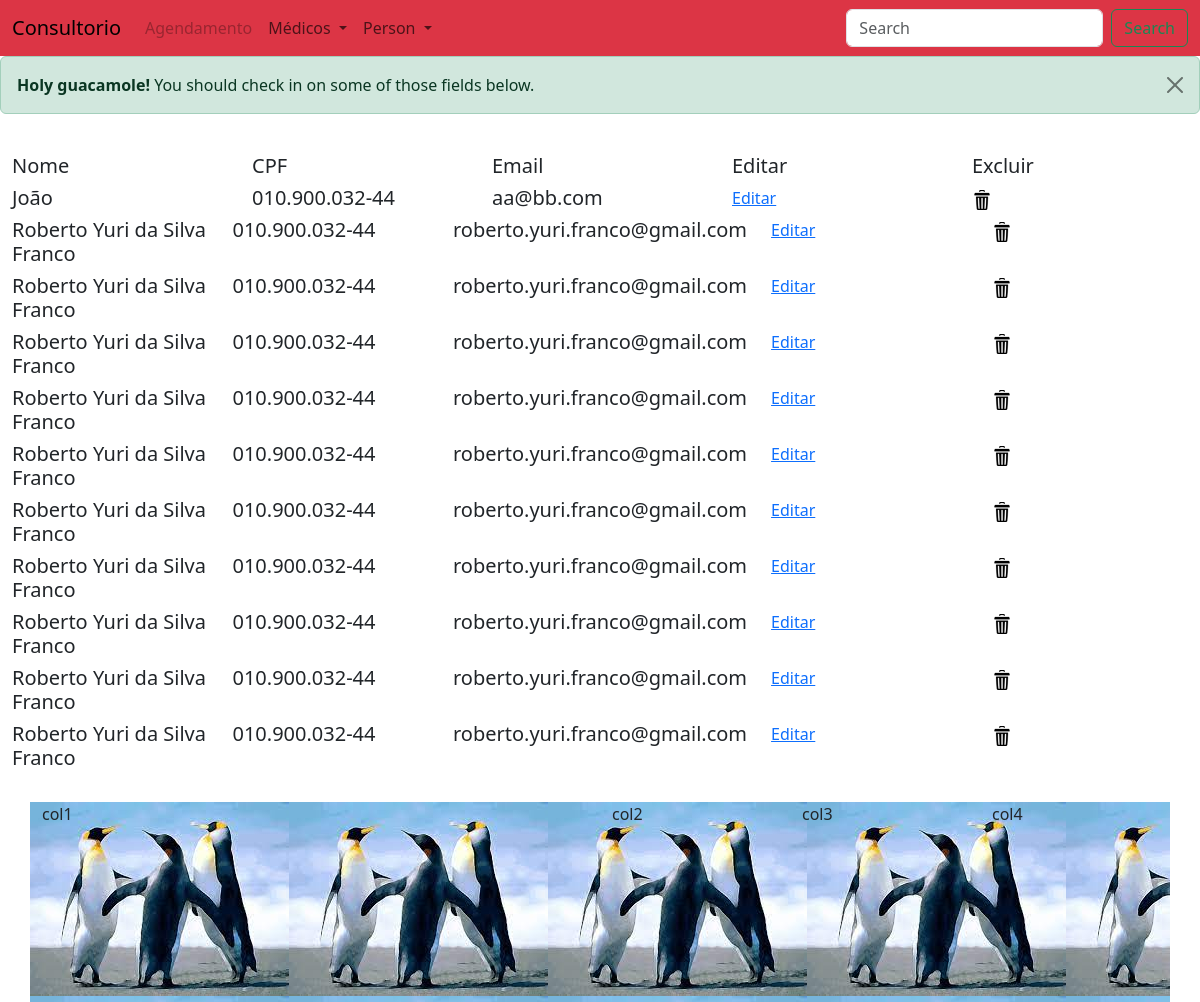
/consultorio/read_person, run on the app's committed database.
### app/models.py (models this page shows, shortened)
class Person(models.Model):
    name = models.CharField(max_length=30)
    age = models.IntegerField()
    password = models.CharField(max_length=20)
    email = models.CharField(max_length=30)
    address = models.TextField()
    cpf = models.CharField(max_length=14)

### app/views.py (the view)
# urls.py: path("read_person",views.person_read,name='read_person'),
def person_read(request):
    persons = Person.objects.all()
    return render(request, 'person_read.html',
                  {'persons':persons})

### templates/person_read.html (shortened to what this page needs)
{% extends 'menu.html' %}
{% load static %}
{% block body %}
<div class="container-fluid">
  <div class="row">
    <div class="col">
      <h5>Nome</h5>
    </div>
    <div class="col">
      <h5>CPF</h5>
    </div>
    <div class="col">
      <h5>Email</h5>
    </div>
    <div class="col">
      <h5>Editar</h5>
    </div>
    <div class="col">
      <h5>Excluir</h5>
    </div>
  </div>
{% for person in persons %}
  <div class="row">
    <div class="col">
      <h5>{{ person.name }}</h5>
    </div>
    <div class="col">
      <h5>{{ person.cpf }}</h5>
    </div>
    <div class="col">
      <h5>{{ person.email }}</h5>
    </div>
    <div class="col">
      <a href="update_person/{{person.id}}">Editar</a>
    </div>
    <div class="col">
      <img onclick="confirmDelete(
              '{{person.name}}','{{person.id}}')"
           src="{% static 'image/del.png' %}"
             height="20px">
    </div>
  </div>
  {% endfor %}
</div>
{% endblock %}

### templates/menu.html (shortened to what this page needs)
{% extends 'base.html' %}
{% load static %}
{% block menu %}
<nav class="navbar navbar-expand-lg bg-danger">
  <div class="container-fluid">
    <a class="navbar-brand" href="{% url 'login' %}">Consultorio</a>
    <div class="collapse navbar-collapse" id="navbarSupportedContent">
      <ul class="navbar-nav me-auto mb-2 mb-lg-0">
        <li class="nav-item">
          <a class="nav-link disabled" aria-current="page" href="#">Agendamento</a>
        </li>
        <li class="nav-item dropdown">
          <a class="nav-link dropdown-toggle" href="#" role="button" data-bs-toggle="dropdown" aria-expanded="false">
            Médicos
          </a>
        </li>
        <li class="nav-item dropdown">
          <a class="nav-link dropdown-toggle" href="#" role="button" data-bs-toggle="dropdown" aria-expanded="false">
            Person
          </a>
        </li>
      </ul>
      <form class="d-flex" role="search">
        <input class="form-control me-2" type="search" placeholder="Search" aria-label="Search">
        <button class="btn btn-outline-success" type="submit">Search</button>
      </form>
    </div>
  </div>
</nav>
<div class="alert alert-success alert-dismissible fade show" role="alert">
  <strong>Holy guacamole!</strong> You should check in on some of those fields below.
  <button type="button" class="btn-close" data-bs-dismiss="alert" aria-label="Close"></button>
</div>
<br>
{% endblock %}
{% block footer %}
<br>
<div id="footer" class="container footer" onmouseover="over();" onmouseleave="out();">
  <div class="row">
    <div class="col-md-6">
      col1
    </div>
    <div class="col-md-2">
      col2
    </div>
    <div class="col-md-2">
      col3
    </div>
    <div class="col-md-2">
      col4
    </div>
  </div>
</div>
{% endblock %}

### templates/base.html (shortened to what this page needs)
{% load static %}
<!DOCTYPE html>
<html lang="pt-br">
<head>
    <link rel="stylesheet" href="{% static 'css/style.css' %}">
    <link href="https://cdn.jsdelivr.net/npm/bootstrap@5.3.0-alpha1/dist/css/bootstrap.min.css" rel="stylesheet">
</head>
<body>
{% block menu %}{% endblock %}
{% block body %}{% endblock %}
{% block footer %}{% endblock %}
</body>
</html>

### static/css/style.css (style rules this page uses)
.footer { height: 200px; background-image: url("/static/image/image.jpeg"); }

### data on the page
Person: name "João", cpf "010.900.032-44", email "aa@bb.com"
Person: name "Roberto Yuri da Silva Franco", cpf "010.900.032-44", email "roberto.yuri.franco@gmail.com"
Person: name "Roberto Yuri da Silva Franco", cpf "010.900.032-44", email "roberto.yuri.franco@gmail.com"
Person: name "Roberto Yuri da Silva Franco", cpf "010.900.032-44", email "roberto.yuri.franco@gmail.com"
Person: name "Roberto Yuri da Silva Franco", cpf "010.900.032-44", email "roberto.yuri.franco@gmail.com"
Person: name "Roberto Yuri da Silva Franco", cpf "010.900.032-44", email "roberto.yuri.franco@gmail.com"
Person: name "Roberto Yuri da Silva Franco", cpf "010.900.032-44", email "roberto.yuri.franco@gmail.com"
Person: name "Roberto Yuri da Silva Franco", cpf "010.900.032-44", email "roberto.yuri.franco@gmail.com"
Person: name "Roberto Yuri da Silva Franco", cpf "010.900.032-44", email "roberto.yuri.franco@gmail.com"
Person: name "Roberto Yuri da Silva Franco", cpf "010.900.032-44", email "roberto.yuri.franco@gmail.com"
Person: name "Roberto Yuri da Silva Franco", cpf "010.900.032-44", email "roberto.yuri.franco@gmail.com"
